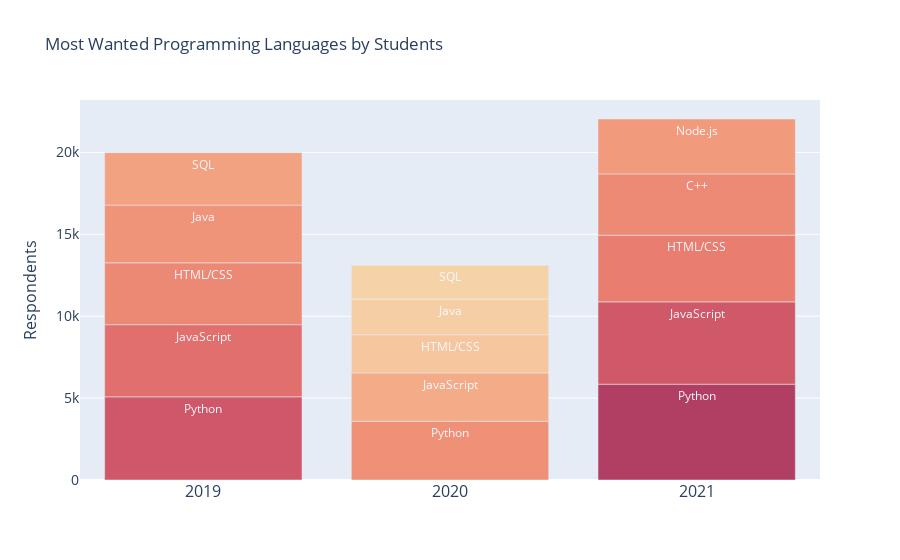

Notebook code cell kept with this figure:
### Code cell
# Plotting top 5 programming languages desired by students over years

fig = go.Figure()
fig.add_trace(go.Bar(x=df_students_all['year'],
                y=df_students_all['respondents'],
                name='Respondents',
                text=df_students_all['desired_language'],
                textposition='inside',
                textfont_color='ghostwhite',
                marker={
                    'color': df_students_all['respondents'], 
                    'colorscale': 'redor'}
                ))
fig.update_layout(
    title='Most Wanted Programming Languages by Students',
    xaxis_tickfont_size=16,
    yaxis=dict(
        title='Respondents',
        titlefont_size=16,
        tickfont_size=14,
    ),
)
fig.show()

### Figure 1 — Plotly figure (JSON) as saved in the notebook; plotly's stock layout.template omitted (floating-point values rounded to 4 significant figures)
{"data": [{"marker": {"color": [5078, 4405, 3775, 3526, 3201, 3589, 2947, 2336, 2170, 2071, 5850, 5026, 4069, 3741, 3353], "colorscale": [[0, "rgb(246, 210, 169)"], [0.1667, "rgb(245, 183, 142)"], [0.3333, "rgb(241, 156, 124)"], [0.5, "rgb(234, 129, 113)"], [0.6667, "rgb(221, 104, 108)"], [0.8333, "rgb(202, 82, 104)"], [1, "rgb(177, 63, 100)"]]}, "name": "Respondents", "text": ["Python", "JavaScript", "HTML/CSS", "Java", "SQL", "Python", "JavaScript", "HTML/CSS", "Java", "SQL", "Python", "JavaScript", "HTML/CSS", "C++", "Node.js"], "textfont": {"color": "ghostwhite"}, "textposition": "inside", "x": ["2019", "2019", "2019", "2019", "2019", "2020", "2020", "2020", "2020", "2020", "2021", "2021", "2021", "2021", "2021"], "y": [5078, 4405, 3775, 3526, 3201, 3589, 2947, 2336, 2170, 2071, 5850, 5026, 4069, 3741, 3353], "type": "bar"}], "layout": {"xaxis": {"tickfont": {"size": 16}}, "yaxis": {"title": {"text": "Respondents", "font": {"size": 16}}, "tickfont": {"size": 14}}, "title": {"text": "Most Wanted Programming Languages by Students"}}}
